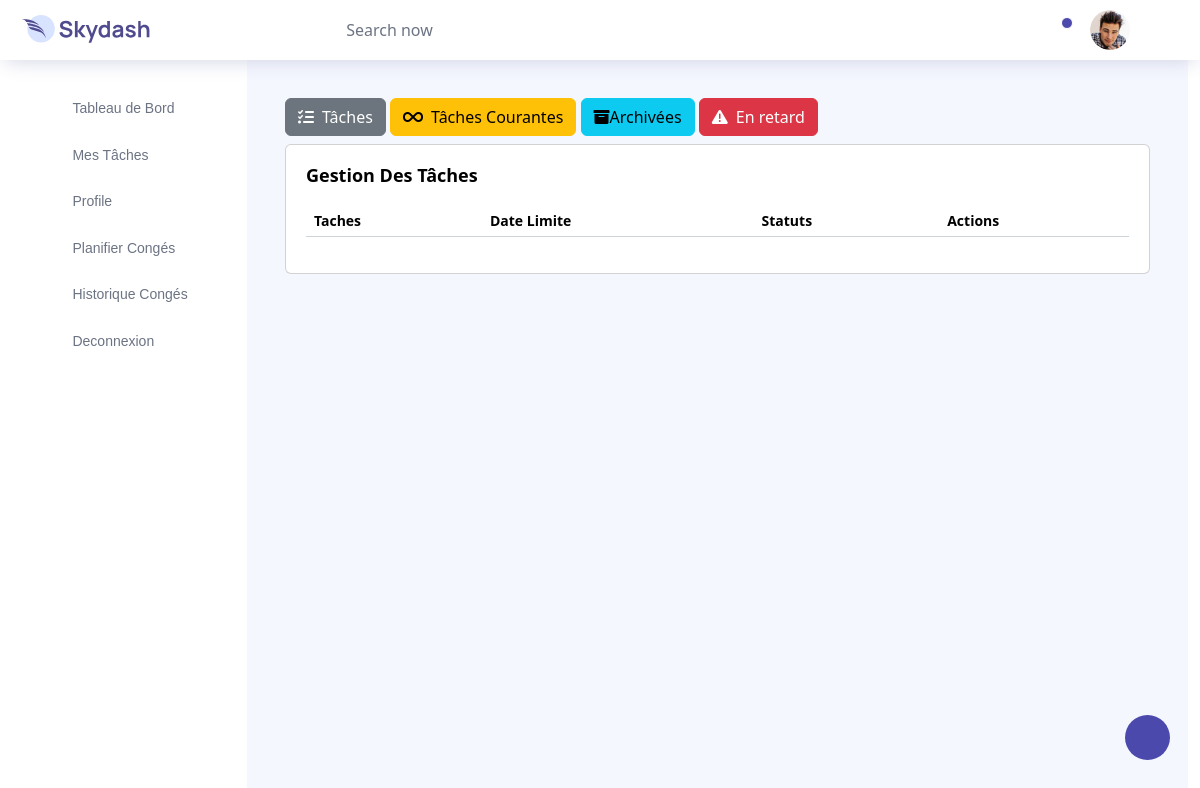
Before: /tasks/myretard (signed in) with the older database file.
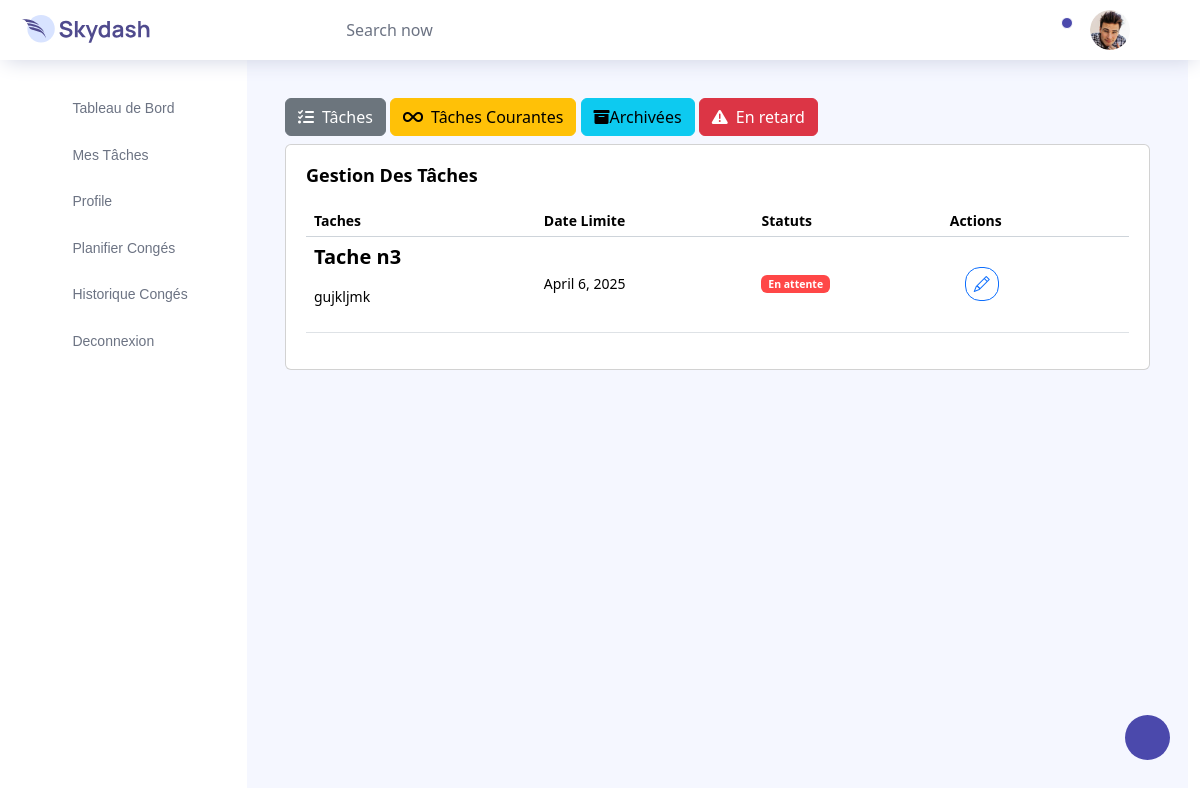
After: the same page with the newer database file.
### Taches/models.py (models this page shows, shortened)
class Tache(models.Model):
    STATUT_CHOICES = [
        ('en_attente', 'En attente'),
        ('en_cours', 'En cours'),
        ('terminee', 'Terminée'),
    ]
    ARCHIVE_CHOICES = [
        ('oui', 'Oui'),
        ('non', 'Non'),
    ]
    titre = models.CharField(max_length=255)
    description = models.TextField()
    statut = models.CharField(max_length=20, choices=STATUT_CHOICES, default='en_attente')
    user = models.ForeignKey(Utilisateur, on_delete=models.CASCADE, related_name='taches')
    archive = models.CharField(max_length=10, choices=ARCHIVE_CHOICES, default='non')  # Statut d'archivage
    mention_archive = models.TextField(null=True, blank=True)  # Explication de l'archivage
    date_limite = models.DateField(null=True, blank=True)  # Date limite pour terminer la tâche
    date_creation = models.DateTimeField(auto_now_add=True)  # Date de création automatique

### Taches/views.py (the view)
# urls.py: path('myretard', views.myretard, name='myretard'), #pour afficher les taches en retards
def myretard(request):
    today = now().date()
    taches = Tache.objects.filter(user=request.user,archive='non',date_limite__lt= today).filter(Q(statut='en_attente') | Q(statut='en_cours'))
    return render(request, 'emp/tache/etat/retard.html', {"taches":taches} ) #pour les taches les taches en retard

### templates/emp/tache/etat/retard.html (shortened to what this page needs)
{% extends 'emp/tache/taches.html'  %}
{% block content %}
<div class="d-flex flex-wrap justify-content-between mb-2">
  <div class="filter-buttons">
    <a href="{%url 'mestaches' %}" class="btn btn-secondary btn-custom">
      <i class="fas fa-tasks me-2"></i>Tâches
    </a>
    <a
      href="{%url 'mycourant' %}"
      class="btn btn-warning btn-custom">
      <i class="fas fa-infinity me-2"></i>Tâches Courantes
    </a>
    <a
      href="{%url 'myarchive' %}"
      class="btn btn-info btn-custom">
      <i class="fas fa-box-archive"></i>Archivées
    </a>
    <a
      href="{%url 'myretard' %}"
      class="btn btn-danger btn-custom">
      <i class="fas fa-exclamation-triangle me-2"></i>En retard
    </a>
  </div>
</div>
  <div class="row">
    <div class="col-md-12 grid-margin stretch-card">
      <div class="card">
        <div class="card-body">
          <h4 class="card-title">Gestion des Tâches</h4>
          <div class="table-responsive">
            <table class="table table-hover">
              <thead>
                <tr>
                  <th>Taches</th>
                  <th>Date Limite</th>
                  <th>Statuts</th>
                  <th>Actions</th>
                </tr>
              </thead>
              <tbody>
                {% for tache in taches %}
                <tr>
                  <td>
                    <h5 class="mb-1 fw-bold"> {{tache.titre}}</h5>
                    <br>
                    <p>{{tache.description}} </p>
                  </td>
                  <td> {{tache.date_limite}} </td>
                  <td>
                    {% if tache.statut == 'terminee' %}
                        <label class="badge badge-success">Terminée</label>
                    {% elif tache.statut == 'en_cours' %}
                        <label class="badge badge-warning">En cours</label>
                     {% else %}
                         <label class="badge badge-danger">En attente</label>
                    {% endif %}
                  </td>
                  <td class="text-danger">
                    <div class="col-md-2 d-flex text-end">
                      <a href="{% url 'editmytasks' tache.id %}" class="btn btn-sm btn-outline-primary me-1"><i class="bi bi-pencil"></i></a>
                    </div>
                  </td>
                </tr>
                {% endfor %}
              </tbody>
            </table>
          </div>
        </div>
      </div>
    </div>
</div>
{% endblock %}

Changed rows visible on the page:
added Tache: titre "Tache n3", description "gujkljmk", date_limite "April 6, 2025", statut "En attente"
